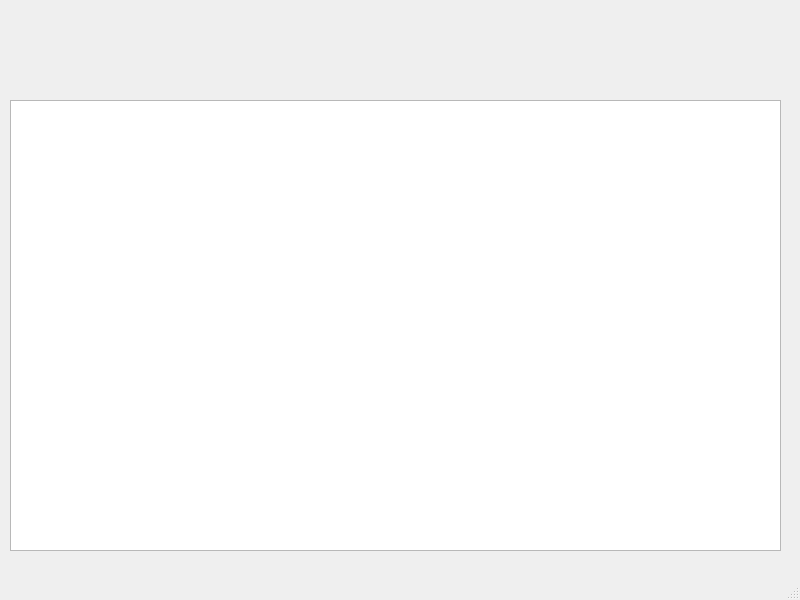
<?xml version="1.0" encoding="UTF-8"?>
<ui version="4.0">
 <class>MainWindow</class>
 <widget class="QMainWindow" name="MainWindow">
  <property name="geometry">
   <rect>
    <x>0</x>
    <y>0</y>
    <width>800</width>
    <height>600</height>
   </rect>
  </property>
  <property name="windowTitle">
   <string>MainWindow</string>
  </property>
  <widget class="QWidget" name="centralwidget">
   <widget class="QGraphicsView" name="graphicsView">
    <property name="geometry">
     <rect>
      <x>10</x>
      <y>100</y>
      <width>771</width>
      <height>451</height>
     </rect>
    </property>
   </widget>
  </widget>
  <widget class="QMenuBar" name="menubar">
   <property name="geometry">
    <rect>
     <x>0</x>
     <y>0</y>
     <width>800</width>
     <height>21</height>
    </rect>
   </property>
  </widget>
  <widget class="QStatusBar" name="statusbar"/>
 </widget>
 <resources/>
 <connections/>
</ui>
